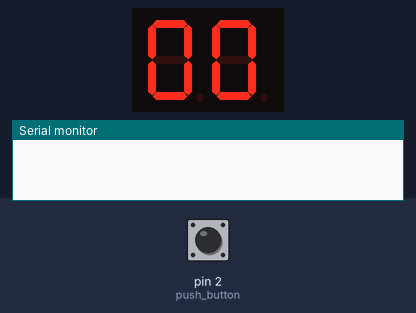
Recording of a sketch running on a simulated Arduino Uno, built with avr-gcc and run on an emulated ATmega328P. Parts: 2-digit seven-segment display, the last lines printed to the serial monitor. Wiring (inferred from the names in the program): 2-digit 7-segment display, segments lit when HIGH: segments pin 4, pin 5, pin 8, pin 7, pin 6, pin 3, pin 10, A3, A2, pin 9, A0, A1, A4, A5. The inputs (shaded band) are chosen by the test bench; at power-on: pin 2 (push_button) LOW. The segment pins are drawn as the display they are named for.

Above: at 0.1 s.
At 1.6 s:
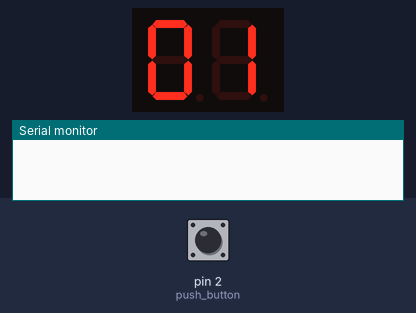
1.7 s: pin 2 (push_button) pulled HIGH for 0.15 s
At 2.5 s:
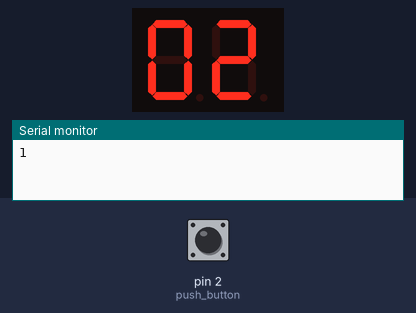
Timing chart, 0 to 4.7 s (numbered marks = the images above; inputs shaded):
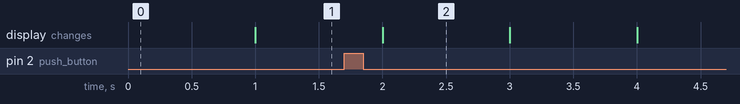

The sketch:

Two_displays-7_Segments.ino
```cpp
// Declarar el nombre de los pines
# define a1 4
# define b1 5
# define c1 8
# define d1 7
# define e1 6
# define f1 3
# define g1 10

# define a2 A3
# define b2 A2
# define c2 9
# define d2 A0
# define e2 A1
# define f2 A4
# define g2 A5

# define push_button 2

int display_left[] = {a1, b1, c1, d1, e1, f1, g1};
int display_right[] = {a2, b2, c2, d2, e2, f2, g2};

int btn_cnt = 1;
int units = -1, tens = 0;

void print_0(int display[])
{
    digitalWrite(display[0], HIGH);
    digitalWrite(display[1], HIGH);
    digitalWrite(display[2], HIGH);
    digitalWrite(display[3], HIGH);
    digitalWrite(display[4], HIGH);
    digitalWrite(display[5], HIGH);
    digitalWrite(display[6], LOW);
}

void print_1(int display[])
{
    digitalWrite(display[0], LOW);
    digitalWrite(display[1], HIGH);
    digitalWrite(display[2], HIGH);
    digitalWrite(display[3], LOW);
    digitalWrite(display[4], LOW);
    digitalWrite(display[5], LOW);
    digitalWrite(display[6], LOW);
}

void print_2(int display[])
{
    digitalWrite(display[0], HIGH);
    digitalWrite(display[1], HIGH);
    digitalWrite(display[2], LOW);
    digitalWrite(display[3], HIGH);
    digitalWrite(display[4], HIGH);
    digitalWrite(display[5], LOW);
    digitalWrite(display[6], HIGH);
}

void print_3(int display[])
{
    digitalWrite(display[0], HIGH);
    digitalWrite(display[1], HIGH);
    digitalWrite(display[2], HIGH);
    digitalWrite(display[3], HIGH);
    digitalWrite(display[4], LOW);
    digitalWrite(display[5], LOW);
    digitalWrite(display[6], HIGH);
}

void print_4(int display[])
{
    digitalWrite(display[0], LOW);
    digitalWrite(display[1], HIGH);
    digitalWrite(display[2], HIGH);
    digitalWrite(display[3], LOW);
    digitalWrite(display[4], LOW);
    digitalWrite(display[5], HIGH);
    digitalWrite(display[6], HIGH);
}

void print_5(int display[])
{
    digitalWrite(display[0], HIGH);
    digitalWrite(display[1], LOW);
    digitalWrite(display[2], HIGH);
    digitalWrite(display[3], HIGH);
    digitalWrite(display[4], LOW);
    digitalWrite(display[5], HIGH);
    digitalWrite(display[6], HIGH);
}

void print_6(int display[])
{
    digitalWrite(display[0], HIGH);
    digitalWrite(display[1], LOW);
    digitalWrite(display[2], HIGH);
    digitalWrite(display[3], HIGH);
    digitalWrite(display[4], HIGH);
    digitalWrite(display[5], HIGH);
    digitalWrite(display[6], HIGH);
}

void print_7(int display[])
{
    digitalWrite(display[0], HIGH);
    digitalWrite(display[1], HIGH);
    digitalWrite(display[2], HIGH);
    digitalWrite(display[3], LOW);
    digitalWrite(display[4], LOW);
    digitalWrite(display[5], LOW);
    digitalWrite(display[6], LOW);
}

void print_8(int display[])
{
    digitalWrite(display[0], HIGH);
    digitalWrite(display[1], HIGH);
    digitalWrite(display[2], HIGH);
    digitalWrite(display[3], HIGH);
    digitalWrite(display[4], HIGH);
    digitalWrite(display[5], HIGH);
    digitalWrite(display[6], HIGH);
}

void print_9(int display[])
{
    digitalWrite(display[0], HIGH);
    digitalWrite(display[1], HIGH);
    digitalWrite(display[2], HIGH);
    digitalWrite(display[3], HIGH);
    digitalWrite(display[4], LOW);
    digitalWrite(display[5], HIGH);
    digitalWrite(display[6], HIGH);
}

void print_A(int display[])
{
    digitalWrite(display[0], HIGH);
    digitalWrite(display[1], HIGH);
    digitalWrite(display[2], HIGH);
    digitalWrite(display[3], LOW);
    digitalWrite(display[4], HIGH);
    digitalWrite(display[5], HIGH);
    digitalWrite(display[6], HIGH);
}

void print_B(int display[])
{
    digitalWrite(display[0], LOW);
    digitalWrite(display[1], LOW);
    digitalWrite(display[2], HIGH);
    digitalWrite(display[3], HIGH);
    digitalWrite(display[4], HIGH);
    digitalWrite(display[5], HIGH);
    digitalWrite(display[6], HIGH);
}

void print_C(int display[])
{
    digitalWrite(display[0], HIGH);
    digitalWrite(display[1], LOW);
    digitalWrite(display[2], LOW);
    digitalWrite(display[3], HIGH);
    digitalWrite(display[4], HIGH);
    digitalWrite(display[5], HIGH);
    digitalWrite(display[6], LOW);
}

void print_D(int display[])
{
    digitalWrite(display[0], LOW);
    digitalWrite(display[1], HIGH);
    digitalWrite(display[2], HIGH);
    digitalWrite(display[3], HIGH);
    digitalWrite(display[4], HIGH);
    digitalWrite(display[5], LOW);
    digitalWrite(display[6], HIGH);
}

void print_E(int display[])
{
    digitalWrite(display[0], HIGH);
    digitalWrite(display[1], LOW);
    digitalWrite(display[2], LOW);
    digitalWrite(display[3], HIGH);
    digitalWrite(display[4], HIGH);
    digitalWrite(display[5], HIGH);
    digitalWrite(display[6], HIGH);
}

void print_F(int display[])
{
    digitalWrite(display[0], HIGH);
    digitalWrite(display[1], LOW);
    digitalWrite(display[2], LOW);
    digitalWrite(display[3], LOW);
    digitalWrite(display[4], HIGH);
    digitalWrite(display[5], HIGH);
    digitalWrite(display[6], HIGH);
}

void printNumbers(int number, int display[])
{
    if (number == 0)
        print_0(display);
    else if (number == 1)
        print_1(display);
    else if (number == 2)
        print_2(display);
    else if (number == 3)
        print_3(display);
    else if (number == 4)
        print_4(display);
    else if (number == 5)
        print_5(display);
    else if (number == 6)
        print_6(display);
    else if (number == 7)
        print_7(display);
    else if (number == 8)
        print_8(display);
    else if (number == 9)
        print_9(display);
}

void btnPushed (void)
{
    Serial.println(btn_cnt);
    btn_cnt++;
}

void setup()
{
    // Inicializar los pines como outputs
    pinMode(a1, OUTPUT);
    pinMode(b1, OUTPUT);
    pinMode(c1, OUTPUT);
    pinMode(d1, OUTPUT);
    pinMode(e1, OUTPUT);
    pinMode(f1, OUTPUT);
    pinMode(g1, OUTPUT);

    pinMode(a2, OUTPUT);
    pinMode(b2, OUTPUT);
    pinMode(c2, OUTPUT);
    pinMode(d2, OUTPUT);
    pinMode(e2, OUTPUT);
    pinMode(f2, OUTPUT);
    pinMode(g2, OUTPUT);

    pinMode(push_button, INPUT);

    Serial.begin(9600);
}

void loop()
{
    units++;
    if (units == 10)
    {
        tens++;
        units = 0;
    }
    if (tens == 10)
        tens = 0;

    printNumbers(units, display_right);
    printNumbers(tens, display_left);
    attachInterrupt(digitalPinToInterrupt(push_button), btnPushed, RISING);
    delay(1000);
}
```

Measured:
- what the display in image 2 shows lasts 1.0 s, from 2.0 s to 3.0 s
